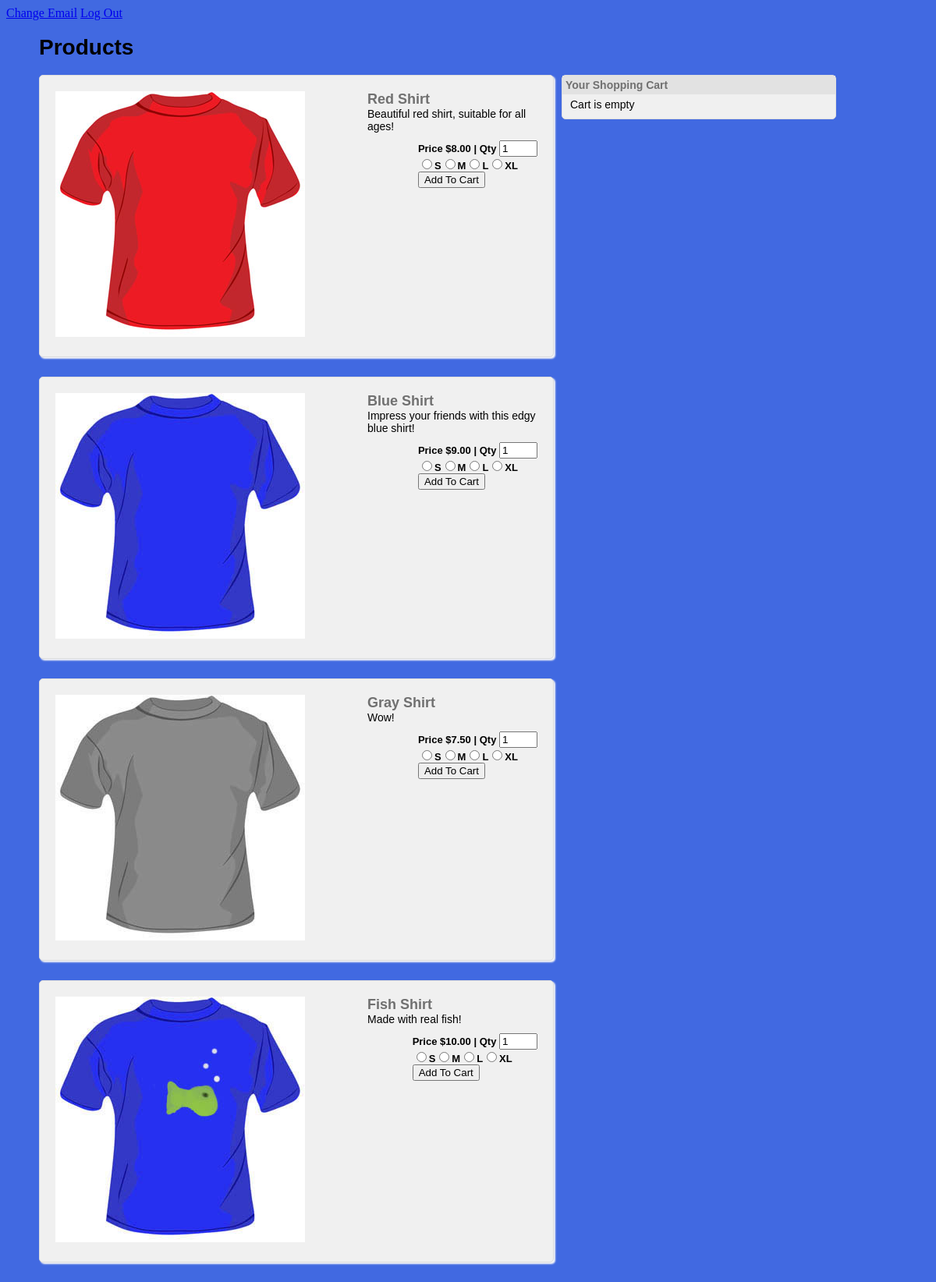
Screenshot of /user_home.php with the database file from the repository.
### tables this page shows
CREATE TABLE IF NOT EXISTS `products` (
`ID` int(60) NOT NULL,
  `code` varchar(60) NOT NULL,
  `name` varchar(60) NOT NULL,
  `desc` tinytext NOT NULL,
  `img` varchar(60) NOT NULL,
  `price` decimal(10,2) NOT NULL
);

### config.php (called while the page is built, shortened)
<?php
$currency = '$';
?>

### user_home.php (the view, shortened to what this page needs)
<?php
include_once("config.php");
?>
<!DOCTYPE html>
<html>
<head>
<link href="css/style2.css" rel="stylesheet" type="text/css">
</head>
<body>
<div id=”nav”>
      <a href="change_email.php">Change Email</a>
      <a href="index.php">Log Out</a>
</div>
<div id="products-wrapper">
    <h1>Products</h1>
    <div class="products">
    <?php
	$current_url = 'user_home.php';
	$results = $mysqli->query("SELECT * FROM products ORDER BY id ASC");
    if ($results) {
        while($obj = $results->fetch_object())
        {
			echo '<div class="product">';
            echo '<form method="post" action="cart_update.php">';
			echo '<div class="product-thumb"><img src="images/'.$obj->img.'"></div>';
            echo '<div class="product-content"><h3>'.$obj->name.'</h3>';
            echo '<div class="product-desc">'.$obj->desc.'</div>';
            echo '<div class="product-info">';
			echo 'Price '.$currency.$obj->price.' | ';
            echo 'Qty <input type="text" name="product_qty" value="1" size="3" />';
            echo '<br><input type="radio" name="size" value="S">S';
            echo '<input type="radio" name="size" value="M">M';
            echo '<input type="radio" name="size" value="L">L';
            echo '<input type="radio" name="size" value="XL">XL';
			echo '<br><button class="add_to_cart">Add To Cart</button>';
			echo '</div></div>';
            echo '</form>';
            echo '</div>';
        }
    }
    ?>
    </div>
<div class="shopping-cart">
<h2>Your Shopping Cart</h2>
<?php
if(isset($_SESSION["products"]))
{
    $total = 0;
    $qtytotal = 0;
    $newtotal = 0;
    echo '<ol>';
    foreach ($_SESSION["products"] as $cart_itm)
    {
        echo '<li class="cart-itm">';
        echo '<span class="remove-itm"><a href="cart_update.php?removep='.$cart_itm["code"].'&return_url='.$current_url.'">&times;</a></span>';
        echo '<h3>'.$cart_itm["name"].'</h3>';
        echo '<div class="p-qty">Qty : '.$cart_itm["qty"].'</div>';
        echo '<div class="p-price">Price :'.$currency.$cart_itm["price"].'</div>';
        echo '</li>';
        $subtotal = ($cart_itm["price"]*$cart_itm["qty"]);
        $total = ($total + $subtotal);
        $qtytotal = $cart_itm["qty"];
        if ($qtytotal >= 50) {
            echo '<div class="discount-txt"> 15% off Applied!</div>';
            $newtotal = $total*.85;
        }
        else {
            $newtotal = $total;
        }
    }
    echo '</ol>';
	$_SESSION['shirts'] = $qtytotal;
	$_SESSION['cost'] = $newtotal;
    echo '<span class="check-out-txt"><strong>Total : '.$currency.number_format($newtotal, 2, '.', '').'</strong> <a href="shoppingCart.html">Check-out!</a></span>';
}else{
    echo 'Cart is empty';
}
?>
</div>
</div>
</body>
</html>

### css/style2.css (style rules this page uses)
body { background: #4169E1 ; font-family: 'Tangerine' ; }
#products-wrapper { width: 1100px; margin-right: auto; margin-left: auto; font: 14px Arial, Helvetica, sans-serif; }
.products { width: 60%; float:left; margin-right: 10px; }
.product { margin-bottom: 25px; height: 320px; background: #F0F0F0; padding: 20px; border: 1px solid #DDD; border-radius: 5px; box-shadow: 2px 2px 2px #F8F8F8; }
.product .product-thumb { float: left; height: 100px; width: 100px; margin-right: 300px; }
.product .product-content { overflow:hidden; }
.product .product-content h3 { font-size: 18px; margin: 0px; padding: 0px; color: #707070; }
.product .product-info { float: right; font-size: 13px; font-weight: bold; margin-top:10px; }
.shopping-cart { width: 30%; float:left; background: #F0F0F0; padding: 10px; border: 1px solid #DDD; border-radius: 5px; }
.shopping-cart h2 { background: #E2E2E2; padding: 4px; font-size: 14px; margin: -10px -10px 5px; color: #707070; }

### rows the page displays
products: img (picture), name "Red Shirt", desc "Beautiful red shirt, suitable for all ages!", price "8.00"
products: img (picture), name "Blue Shirt", desc "Impress your friends with this edgy blue shirt!", price "9.00"
products: img (picture), name "Gray Shirt", desc "Wow!", price "7.50"
products: img (picture), name "Fish Shirt", desc "Made with real fish!", price "10.00"
